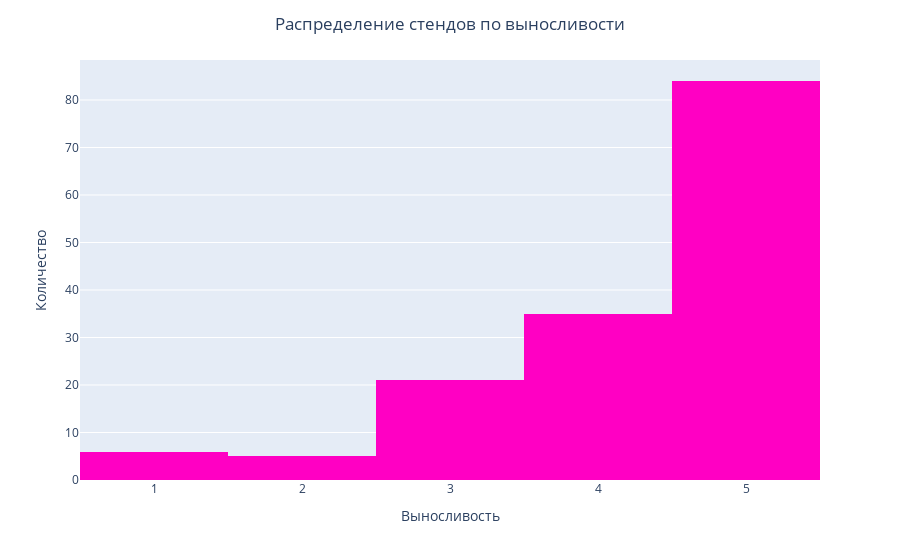

Notebook cell for this chart:
### Markdown cell above
Ого, да у нас тут все стенды обладают высокой выносливаостью, хорошо проявляют себя в бою и довольно стойкие. В любом случае посмотрим на неизвестные стенды и попробуем сообразить, на что нам их заменить

### Code cell
unknown_stamina_stands = begin_dataset[
    (begin_dataset['Выносливость'] == 'unknown') | (begin_dataset['Выносливость'] == 'infinite') | (begin_dataset['Выносливость'] == 'undefined')
]

display(unknown_stamina_stands)

unknown_stamina_stands = begin_dataset[
    (begin_dataset['Выносливость'] != 'unknown') | (begin_dataset['Выносливость'] != 'infinite') | (begin_dataset['Выносливость'] != 'undefined')
]
histogram_stamina_stands = px.histogram(unknown_stamina_stands, x = 'Выносливость', nbins = 8, color_discrete_sequence=['#ff00c3'])

histogram_stamina_stands.update_layout(
    title = {'text': 'Распределение стендов по выносливости', 'x': 0.5},
    xaxis_title = 'Выносливость',
    yaxis_title = 'Количество')

histogram_stamina_stands.show()

### Figure 1 — Plotly figure (JSON) as saved in the notebook; plotly's stock layout.template omitted (floating-point values rounded to 4 significant figures; data arrays with more than 128 entries replaced by an {"elided": "..."} marker saying what was removed)
{"data": [{"alignmentgroup": "True", "bingroup": "x", "hovertemplate": "Выносливость=%{x}<br>count=%{y}<extra></extra>", "legendgroup": "", "marker": {"color": "#ff00c3", "pattern": {"shape": ""}}, "name": "", "nbinsx": 8, "offsetgroup": "", "orientation": "v", "showlegend": false, "type": "histogram", "x": {"elided": "156 mixed values"}, "xaxis": "x", "yaxis": "y"}], "layout": {"barmode": "relative", "legend": {"tracegroupgap": 0}, "margin": {"t": 60}, "title": {"text": "Распределение стендов по выносливости", "x": 0.5}, "xaxis": {"anchor": "y", "domain": [0, 1], "title": {"text": "Выносливость"}}, "yaxis": {"anchor": "x", "domain": [0, 1], "title": {"text": "Количество"}}}}
